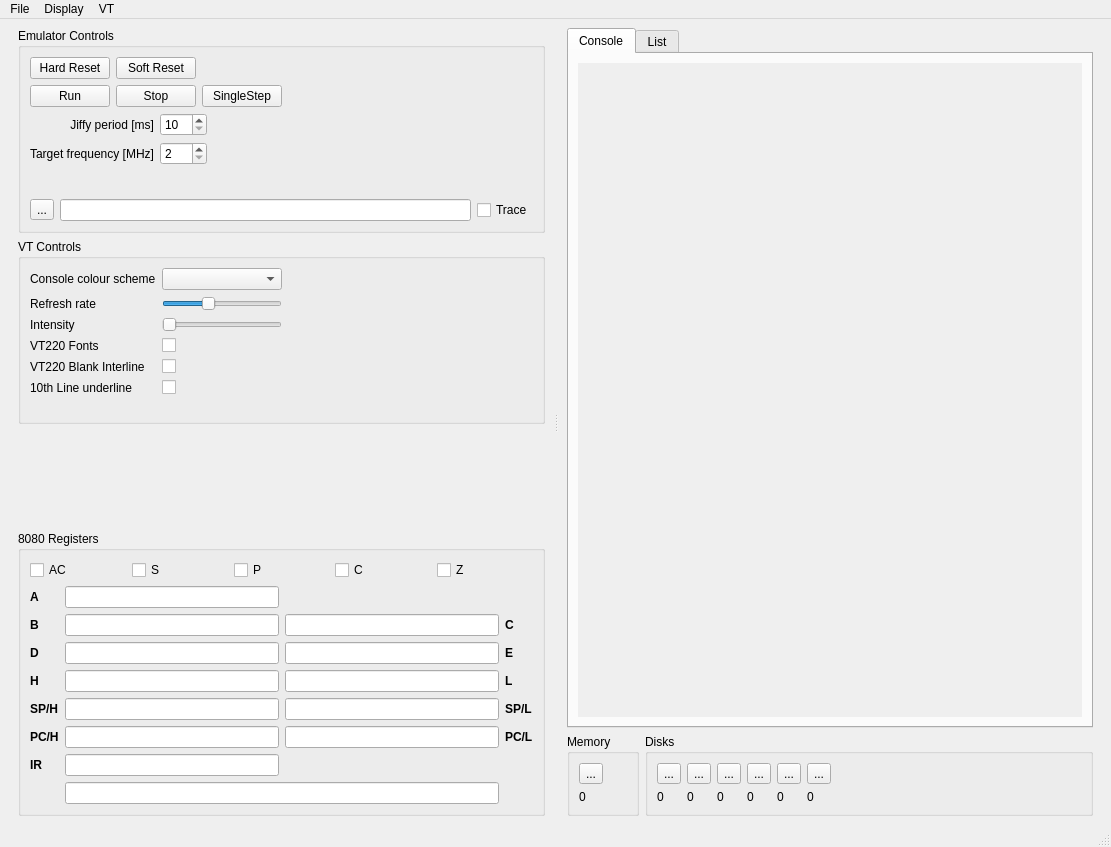
<?xml version="1.0" encoding="UTF-8"?>
<ui version="4.0">
 <class>cbMainWindow</class>
 <widget class="QMainWindow" name="cbMainWindow">
  <property name="geometry">
   <rect>
    <x>0</x>
    <y>0</y>
    <width>1111</width>
    <height>847</height>
   </rect>
  </property>
  <property name="windowTitle">
   <string>MainWindow</string>
  </property>
  <widget class="QWidget" name="centralwidget">
   <layout class="QVBoxLayout" name="verticalLayout_14">
    <item>
     <widget class="QSplitter" name="MainSplitter">
      <property name="orientation">
       <enum>Qt::Horizontal</enum>
      </property>
      <widget class="QWidget" name="layoutWidget2">
       <layout class="QVBoxLayout" name="verticalLayout_8">
        <property name="leftMargin">
         <number>9</number>
        </property>
        <property name="rightMargin">
         <number>9</number>
        </property>
        <item>
         <widget class="QGroupBox" name="groupBox_2">
          <property name="title">
           <string>Emulator Controls</string>
          </property>
          <layout class="QVBoxLayout" name="verticalLayout_6">
           <item>
            <layout class="QHBoxLayout" name="horizontalLayout">
             <item>
              <layout class="QGridLayout" name="gridLayout_4">
               <item row="0" column="0">
                <widget class="QPushButton" name="PB_HardReset">
                 <property name="text">
                  <string>Hard Reset</string>
                 </property>
                </widget>
               </item>
               <item row="0" column="1">
                <widget class="QPushButton" name="PB_SoftReset">
                 <property name="text">
                  <string>Soft Reset</string>
                 </property>
                </widget>
               </item>
               <item row="1" column="0">
                <widget class="QPushButton" name="PB_Run">
                 <property name="text">
                  <string>Run</string>
                 </property>
                </widget>
               </item>
               <item row="1" column="1">
                <widget class="QPushButton" name="PB_Stop">
                 <property name="text">
                  <string>Stop</string>
                 </property>
                </widget>
               </item>
               <item row="1" column="2">
                <widget class="QPushButton" name="PB_SingleStep">
                 <property name="text">
                  <string>SingleStep</string>
                 </property>
                </widget>
               </item>
              </layout>
             </item>
             <item>
              <spacer name="horizontalSpacer">
               <property name="orientation">
                <enum>Qt::Horizontal</enum>
               </property>
               <property name="sizeHint" stdset="0">
                <size>
                 <width>40</width>
                 <height>20</height>
                </size>
               </property>
              </spacer>
             </item>
            </layout>
           </item>
           <item>
            <layout class="QHBoxLayout" name="horizontalLayout_2">
             <item>
              <layout class="QGridLayout" name="gridLayout_5">
               <item row="0" column="1">
                <widget class="QSpinBox" name="sb_jiffy_period">
                 <property name="suffix">
                  <string/>
                 </property>
                 <property name="prefix">
                  <string/>
                 </property>
                 <property name="minimum">
                  <number>10</number>
                 </property>
                 <property name="maximum">
                  <number>100</number>
                 </property>
                </widget>
               </item>
               <item row="1" column="0">
                <widget class="QLabel" name="label_15">
                 <property name="text">
                  <string>Target frequency [MHz]</string>
                 </property>
                 <property name="alignment">
                  <set>Qt::AlignRight|Qt::AlignTrailing|Qt::AlignVCenter</set>
                 </property>
                </widget>
               </item>
               <item row="0" column="0">
                <widget class="QLabel" name="label_14">
                 <property name="toolTipDuration">
                  <number>-2</number>
                 </property>
                 <property name="text">
                  <string>Jiffy period [ms]</string>
                 </property>
                 <property name="alignment">
                  <set>Qt::AlignRight|Qt::AlignTrailing|Qt::AlignVCenter</set>
                 </property>
                </widget>
               </item>
               <item row="1" column="1">
                <widget class="QSpinBox" name="sb_target_frequency">
                 <property name="minimum">
                  <number>2</number>
                 </property>
                 <property name="maximum">
                  <number>200</number>
                 </property>
                </widget>
               </item>
              </layout>
             </item>
             <item>
              <spacer name="horizontalSpacer_6">
               <property name="orientation">
                <enum>Qt::Horizontal</enum>
               </property>
               <property name="sizeHint" stdset="0">
                <size>
                 <width>40</width>
                 <height>20</height>
                </size>
               </property>
              </spacer>
             </item>
            </layout>
           </item>
           <item>
            <spacer name="verticalSpacer">
             <property name="orientation">
              <enum>Qt::Vertical</enum>
             </property>
             <property name="sizeHint" stdset="0">
              <size>
               <width>20</width>
               <height>28</height>
              </size>
             </property>
            </spacer>
           </item>
           <item>
            <layout class="QHBoxLayout" name="horizontalLayout_6">
             <item>
              <widget class="QToolButton" name="TB_SelectTraceFile">
               <property name="text">
                <string>...</string>
               </property>
              </widget>
             </item>
             <item>
              <widget class="QLineEdit" name="LE_TraceFileName">
               <property name="readOnly">
                <bool>true</bool>
               </property>
              </widget>
             </item>
             <item>
              <widget class="QCheckBox" name="CB_DoTrace">
               <property name="text">
                <string>Trace</string>
               </property>
              </widget>
             </item>
            </layout>
           </item>
          </layout>
         </widget>
        </item>
        <item>
         <widget class="QGroupBox" name="groupBox">
          <property name="title">
           <string>VT Controls</string>
          </property>
          <layout class="QVBoxLayout" name="verticalLayout_3">
           <item>
            <layout class="QHBoxLayout" name="horizontalLayout_5">
             <item>
              <layout class="QGridLayout" name="gridLayout_2">
               <item row="0" column="0">
                <widget class="QLabel" name="label_2">
                 <property name="text">
                  <string>Console colour scheme</string>
                 </property>
                </widget>
               </item>
               <item row="0" column="1">
                <widget class="QComboBox" name="QCB_ConsoleColorScheme"/>
               </item>
               <item row="1" column="0">
                <widget class="QLabel" name="LabelConsoleRefreshRate">
                 <property name="text">
                  <string>Refresh rate</string>
                 </property>
                </widget>
               </item>
               <item row="1" column="1">
                <widget class="QSlider" name="SliderConsoleRefreshRate">
                 <property name="toolTip">
                  <string>Console refresh rate per second</string>
                 </property>
                 <property name="minimum">
                  <number>2</number>
                 </property>
                 <property name="maximum">
                  <number>50</number>
                 </property>
                 <property name="value">
                  <number>20</number>
                 </property>
                 <property name="tracking">
                  <bool>false</bool>
                 </property>
                 <property name="orientation">
                  <enum>Qt::Horizontal</enum>
                 </property>
                 <property name="tickPosition">
                  <enum>QSlider::NoTicks</enum>
                 </property>
                 <property name="tickInterval">
                  <number>0</number>
                 </property>
                </widget>
               </item>
               <item row="2" column="0">
                <widget class="QLabel" name="label_19">
                 <property name="text">
                  <string>Intensity</string>
                 </property>
                </widget>
               </item>
               <item row="2" column="1">
                <widget class="QSlider" name="QS_Intensity">
                 <property name="orientation">
                  <enum>Qt::Horizontal</enum>
                 </property>
                </widget>
               </item>
               <item row="3" column="0">
                <widget class="QLabel" name="label_21">
                 <property name="text">
                  <string>VT220 Fonts</string>
                 </property>
                </widget>
               </item>
               <item row="3" column="1">
                <widget class="QCheckBox" name="QCB_FontModeVt220">
                 <property name="text">
                  <string/>
                 </property>
                </widget>
               </item>
               <item row="4" column="0">
                <widget class="QLabel" name="label_18">
                 <property name="text">
                  <string>VT220 Blank Interline</string>
                 </property>
                </widget>
               </item>
               <item row="4" column="1">
                <widget class="QCheckBox" name="QCB_BlankInterline">
                 <property name="text">
                  <string/>
                 </property>
                </widget>
               </item>
               <item row="5" column="0">
                <widget class="QLabel" name="label_20">
                 <property name="text">
                  <string>10th Line underline</string>
                 </property>
                </widget>
               </item>
               <item row="5" column="1">
                <widget class="QCheckBox" name="QCB_UnderlineRow9">
                 <property name="text">
                  <string/>
                 </property>
                </widget>
               </item>
              </layout>
             </item>
             <item>
              <spacer name="horizontalSpacer_5">
               <property name="orientation">
                <enum>Qt::Horizontal</enum>
               </property>
               <property name="sizeHint" stdset="0">
                <size>
                 <width>18</width>
                 <height>20</height>
                </size>
               </property>
              </spacer>
             </item>
            </layout>
           </item>
           <item>
            <spacer name="verticalSpacer_4">
             <property name="orientation">
              <enum>Qt::Vertical</enum>
             </property>
             <property name="sizeHint" stdset="0">
              <size>
               <width>20</width>
               <height>17</height>
              </size>
             </property>
            </spacer>
           </item>
          </layout>
         </widget>
        </item>
        <item>
         <spacer name="verticalSpacer_5">
          <property name="orientation">
           <enum>Qt::Vertical</enum>
          </property>
          <property name="sizeHint" stdset="0">
           <size>
            <width>20</width>
            <height>18</height>
           </size>
          </property>
         </spacer>
        </item>
        <item>
         <widget class="QGroupBox" name="QGB_Registers">
          <property name="sizePolicy">
           <sizepolicy hsizetype="Preferred" vsizetype="Preferred">
            <horstretch>0</horstretch>
            <verstretch>0</verstretch>
           </sizepolicy>
          </property>
          <property name="title">
           <string>8080 Registers</string>
          </property>
          <property name="flat">
           <bool>false</bool>
          </property>
          <layout class="QVBoxLayout" name="verticalLayout">
           <item>
            <layout class="QVBoxLayout" name="verticalLayout_2">
             <item>
              <layout class="QHBoxLayout" name="horizontalLayout_3">
               <item>
                <widget class="QCheckBox" name="F_A">
                 <property name="toolTip">
                  <string>Aux Carry flag</string>
                 </property>
                 <property name="text">
                  <string>AC</string>
                 </property>
                </widget>
               </item>
               <item>
                <widget class="QCheckBox" name="F_S">
                 <property name="toolTip">
                  <string>Sign flag</string>
                 </property>
                 <property name="text">
                  <string>S</string>
                 </property>
                </widget>
               </item>
               <item>
                <widget class="QCheckBox" name="F_P">
                 <property name="toolTip">
                  <string>Parity Flag</string>
                 </property>
                 <property name="text">
                  <string>P</string>
                 </property>
                </widget>
               </item>
               <item>
                <widget class="QCheckBox" name="F_C">
                 <property name="toolTip">
                  <string>Carry flag</string>
                 </property>
                 <property name="text">
                  <string>C</string>
                 </property>
                </widget>
               </item>
               <item>
                <widget class="QCheckBox" name="F_Z">
                 <property name="toolTip">
                  <string>Zero flag</string>
                 </property>
                 <property name="text">
                  <string>Z</string>
                 </property>
                </widget>
               </item>
              </layout>
             </item>
             <item>
              <layout class="QGridLayout" name="gridLayout">
               <item row="0" column="0">
                <widget class="QLabel" name="label">
                 <property name="font">
                  <font>
                   <weight>75</weight>
                   <bold>true</bold>
                  </font>
                 </property>
                 <property name="text">
                  <string>A</string>
                 </property>
                </widget>
               </item>
               <item row="0" column="1">
                <widget class="QLineEdit" name="LE_A">
                 <property name="toolTip">
                  <string/>
                 </property>
                </widget>
               </item>
               <item row="1" column="0">
                <widget class="QLabel" name="label_3">
                 <property name="font">
                  <font>
                   <weight>75</weight>
                   <bold>true</bold>
                  </font>
                 </property>
                 <property name="text">
                  <string>B</string>
                 </property>
                </widget>
               </item>
               <item row="1" column="1">
                <widget class="QLineEdit" name="LE_B"/>
               </item>
               <item row="1" column="2">
                <widget class="QLineEdit" name="LE_C"/>
               </item>
               <item row="1" column="3">
                <widget class="QLabel" name="label_6">
                 <property name="font">
                  <font>
                   <weight>75</weight>
                   <bold>true</bold>
                  </font>
                 </property>
                 <property name="text">
                  <string>C</string>
                 </property>
                </widget>
               </item>
               <item row="2" column="0">
                <widget class="QLabel" name="label_4">
                 <property name="font">
                  <font>
                   <weight>75</weight>
                   <bold>true</bold>
                  </font>
                 </property>
                 <property name="text">
                  <string>D</string>
                 </property>
                </widget>
               </item>
               <item row="2" column="1">
                <widget class="QLineEdit" name="LE_D"/>
               </item>
               <item row="2" column="2">
                <widget class="QLineEdit" name="LE_E"/>
               </item>
               <item row="2" column="3">
                <widget class="QLabel" name="label_7">
                 <property name="font">
                  <font>
                   <weight>75</weight>
                   <bold>true</bold>
                  </font>
                 </property>
                 <property name="text">
                  <string>E</string>
                 </property>
                </widget>
               </item>
               <item row="3" column="0">
                <widget class="QLabel" name="label_5">
                 <property name="font">
                  <font>
                   <weight>75</weight>
                   <bold>true</bold>
                  </font>
                 </property>
                 <property name="text">
                  <string>H</string>
                 </property>
                </widget>
               </item>
               <item row="3" column="1">
                <widget class="QLineEdit" name="LE_H"/>
               </item>
               <item row="3" column="2">
                <widget class="QLineEdit" name="LE_L"/>
               </item>
               <item row="3" column="3">
                <widget class="QLabel" name="label_8">
                 <property name="font">
                  <font>
                   <weight>75</weight>
                   <bold>true</bold>
                  </font>
                 </property>
                 <property name="text">
                  <string>L</string>
                 </property>
                </widget>
               </item>
               <item row="4" column="0">
                <widget class="QLabel" name="label_9">
                 <property name="font">
                  <font>
                   <weight>75</weight>
                   <bold>true</bold>
                  </font>
                 </property>
                 <property name="text">
                  <string>SP/H</string>
                 </property>
                </widget>
               </item>
               <item row="4" column="1">
                <widget class="QLineEdit" name="LE_SPH"/>
               </item>
               <item row="4" column="2">
                <widget class="QLineEdit" name="LE_SPL"/>
               </item>
               <item row="4" column="3">
                <widget class="QLabel" name="label_10">
                 <property name="font">
                  <font>
                   <weight>75</weight>
                   <bold>true</bold>
                  </font>
                 </property>
                 <property name="text">
                  <string>SP/L</string>
                 </property>
                </widget>
               </item>
               <item row="5" column="0">
                <widget class="QLabel" name="label_11">
                 <property name="font">
                  <font>
                   <weight>75</weight>
                   <bold>true</bold>
                  </font>
                 </property>
                 <property name="text">
                  <string>PC/H</string>
                 </property>
                </widget>
               </item>
               <item row="5" column="1">
                <widget class="QLineEdit" name="LE_PCH"/>
               </item>
               <item row="5" column="2">
                <widget class="QLineEdit" name="LE_PCL"/>
               </item>
               <item row="5" column="3">
                <widget class="QLabel" name="label_12">
                 <property name="font">
                  <font>
                   <weight>75</weight>
                   <bold>true</bold>
                  </font>
                 </property>
                 <property name="text">
                  <string>PC/L</string>
                 </property>
                </widget>
               </item>
               <item row="6" column="0">
                <widget class="QLabel" name="label_13">
                 <property name="font">
                  <font>
                   <weight>75</weight>
                   <bold>true</bold>
                  </font>
                 </property>
                 <property name="text">
                  <string>IR</string>
                 </property>
                </widget>
               </item>
               <item row="6" column="1">
                <widget class="QLineEdit" name="LE_IR"/>
               </item>
               <item row="7" column="1" colspan="2">
                <widget class="QLineEdit" name="LE_DIS">
                 <property name="minimumSize">
                  <size>
                   <width>0</width>
                   <height>0</height>
                  </size>
                 </property>
                </widget>
               </item>
              </layout>
             </item>
            </layout>
           </item>
          </layout>
         </widget>
        </item>
       </layout>
      </widget>
      <widget class="QWidget" name="layoutWidget">
       <layout class="QVBoxLayout" name="verticalLayout_13">
        <property name="leftMargin">
         <number>9</number>
        </property>
        <property name="rightMargin">
         <number>9</number>
        </property>
        <item>
         <widget class="QTabWidget" name="OutputTabWidget">
          <property name="sizePolicy">
           <sizepolicy hsizetype="Preferred" vsizetype="Preferred">
            <horstretch>0</horstretch>
            <verstretch>5</verstretch>
           </sizepolicy>
          </property>
          <property name="currentIndex">
           <number>0</number>
          </property>
          <widget class="QWidget" name="Widget_Console">
           <attribute name="title">
            <string>Console</string>
           </attribute>
           <layout class="QVBoxLayout" name="verticalLayout_4">
            <item>
             <widget class="QScrollArea" name="scrollArea_3">
              <property name="frameShape">
               <enum>QFrame::NoFrame</enum>
              </property>
              <property name="widgetResizable">
               <bool>true</bool>
              </property>
              <widget class="QWidget" name="QW_Console">
               <property name="geometry">
                <rect>
                 <x>0</x>
                 <y>0</y>
                 <width>467</width>
                 <height>623</height>
                </rect>
               </property>
               <layout class="QVBoxLayout" name="verticalLayout_9">
                <item>
                 <layout class="QVBoxLayout" name="verticalLayout_7">
                  <item>
                   <spacer name="verticalSpacer_2">
                    <property name="orientation">
                     <enum>Qt::Vertical</enum>
                    </property>
                    <property name="sizeHint" stdset="0">
                     <size>
                      <width>20</width>
                      <height>40</height>
                     </size>
                    </property>
                   </spacer>
                  </item>
                  <item>
                   <layout class="QHBoxLayout" name="horizontalLayout_4">
                    <item>
                     <spacer name="horizontalSpacer_2">
                      <property name="orientation">
                       <enum>Qt::Horizontal</enum>
                      </property>
                      <property name="sizeHint" stdset="0">
                       <size>
                        <width>40</width>
                        <height>20</height>
                       </size>
                      </property>
                     </spacer>
                    </item>
                    <item>
                     <widget class="QFrame" name="QF_Console">
                      <property name="focusPolicy">
                       <enum>Qt::StrongFocus</enum>
                      </property>
                      <property name="frameShape">
                       <enum>QFrame::StyledPanel</enum>
                      </property>
                      <property name="frameShadow">
                       <enum>QFrame::Raised</enum>
                      </property>
                     </widget>
                    </item>
                    <item>
                     <spacer name="horizontalSpacer_3">
                      <property name="orientation">
                       <enum>Qt::Horizontal</enum>
                      </property>
                      <property name="sizeHint" stdset="0">
                       <size>
                        <width>40</width>
                        <height>20</height>
                       </size>
                      </property>
                     </spacer>
                    </item>
                   </layout>
                  </item>
                  <item>
                   <spacer name="verticalSpacer_3">
                    <property name="orientation">
                     <enum>Qt::Vertical</enum>
                    </property>
                    <property name="sizeHint" stdset="0">
                     <size>
                      <width>20</width>
                      <height>40</height>
                     </size>
                    </property>
                   </spacer>
                  </item>
                 </layout>
                </item>
               </layout>
              </widget>
             </widget>
            </item>
           </layout>
          </widget>
          <widget class="QWidget" name="tab_2">
           <attribute name="title">
            <string>List</string>
           </attribute>
           <layout class="QVBoxLayout" name="verticalLayout_11">
            <item>
             <widget class="QPlainTextEdit" name="QTE_List"/>
            </item>
           </layout>
          </widget>
         </widget>
        </item>
        <item>
         <layout class="QHBoxLayout" name="horizontalLayout_9">
          <item>
           <widget class="QGroupBox" name="groupBox_4">
            <property name="title">
             <string>Memory</string>
            </property>
            <layout class="QVBoxLayout" name="verticalLayout_12">
             <item>
              <layout class="QHBoxLayout" name="horizontalLayout_8">
               <item>
                <layout class="QVBoxLayout" name="verticalLayout_10">
                 <item>
                  <widget class="QToolButton" name="TB_Memory">
                   <property name="text">
                    <string>...</string>
                   </property>
                  </widget>
                 </item>
                 <item>
                  <widget class="QLabel" name="QL_Memory">
                   <property name="text">
                    <string>0</string>
                   </property>
                  </widget>
                 </item>
                </layout>
               </item>
              </layout>
             </item>
            </layout>
           </widget>
          </item>
          <item>
           <widget class="QGroupBox" name="groupBox_3">
            <property name="title">
             <string>Disks</string>
            </property>
            <layout class="QVBoxLayout" name="verticalLayout_5">
             <item>
              <layout class="QHBoxLayout" name="horizontalLayout_7">
               <item>
                <layout class="QGridLayout" name="gridLayout_3">
                 <item row="0" column="0">
                  <widget class="QToolButton" name="TB_Disk_0">
                   <property name="text">
                    <string>...</string>
                   </property>
                  </widget>
                 </item>
                 <item row="0" column="1">
                  <widget class="QToolButton" name="TB_Disk_1">
                   <property name="text">
                    <string>...</string>
                   </property>
                  </widget>
                 </item>
                 <item row="0" column="2">
                  <widget class="QToolButton" name="TB_Disk_2">
                   <property name="text">
                    <string>...</string>
                   </property>
                  </widget>
                 </item>
                 <item row="0" column="3">
                  <widget class="QToolButton" name="TB_Disk_3">
                   <property name="text">
                    <string>...</string>
                   </property>
                  </widget>
                 </item>
                 <item row="0" column="4">
                  <widget class="QToolButton" name="TB_Disk_4">
                   <property name="text">
                    <string>...</string>
                   </property>
                  </widget>
                 </item>
                 <item row="0" column="5">
                  <widget class="QToolButton" name="TB_Disk_5">
                   <property name="text">
                    <string>...</string>
                   </property>
                  </widget>
                 </item>
                 <item row="1" column="0">
                  <widget class="QLabel" name="QL_Disk_0">
                   <property name="text">
                    <string>0</string>
                   </property>
                  </widget>
                 </item>
                 <item row="1" column="1">
                  <widget class="QLabel" name="QL_Disk_1">
                   <property name="text">
                    <string>0</string>
                   </property>
                  </widget>
                 </item>
                 <item row="1" column="2">
                  <widget class="QLabel" name="QL_Disk_2">
                   <property name="text">
                    <string>0</string>
                   </property>
                  </widget>
                 </item>
                 <item row="1" column="3">
                  <widget class="QLabel" name="QL_Disk_3">
                   <property name="text">
                    <string>0</string>
                   </property>
                  </widget>
                 </item>
                 <item row="1" column="4">
                  <widget class="QLabel" name="QL_Disk_4">
                   <property name="text">
                    <string>0</string>
                   </property>
                  </widget>
                 </item>
                 <item row="1" column="5">
                  <widget class="QLabel" name="QL_Disk_5">
                   <property name="text">
                    <string>0</string>
                   </property>
                  </widget>
                 </item>
                </layout>
               </item>
               <item>
                <spacer name="horizontalSpacer_4">
                 <property name="orientation">
                  <enum>Qt::Horizontal</enum>
                 </property>
                 <property name="sizeHint" stdset="0">
                  <size>
                   <width>40</width>
                   <height>20</height>
                  </size>
                 </property>
                </spacer>
               </item>
              </layout>
             </item>
            </layout>
           </widget>
          </item>
         </layout>
        </item>
       </layout>
      </widget>
     </widget>
    </item>
   </layout>
  </widget>
  <widget class="QMenuBar" name="MenuBar">
   <property name="geometry">
    <rect>
     <x>0</x>
     <y>0</y>
     <width>1111</width>
     <height>26</height>
    </rect>
   </property>
   <widget class="QMenu" name="MenuFile">
    <property name="title">
     <string>File</string>
    </property>
    <addaction name="ActionFileTheme"/>
    <addaction name="separator"/>
    <addaction name="ActionFileExit"/>
   </widget>
   <widget class="QMenu" name="MenuDisplay">
    <property name="title">
     <string>Display</string>
    </property>
    <addaction name="ActionDisplayBinary"/>
    <addaction name="ActionDisplayOctal"/>
    <addaction name="ActionDisplayHex"/>
    <addaction name="ActionDisplayDecimal"/>
   </widget>
   <widget class="QMenu" name="MenuVT_Terminal">
    <property name="title">
     <string>VT</string>
    </property>
    <addaction name="ActionVTTest"/>
   </widget>
   <addaction name="MenuFile"/>
   <addaction name="MenuDisplay"/>
   <addaction name="MenuVT_Terminal"/>
  </widget>
  <widget class="QStatusBar" name="StatusBar"/>
  <action name="ActionFileExit">
   <property name="text">
    <string>Exit</string>
   </property>
  </action>
  <action name="ActionMemoryLoad">
   <property name="text">
    <string>Load</string>
   </property>
  </action>
  <action name="ActionDisplayBinary">
   <property name="checkable">
    <bool>true</bool>
   </property>
   <property name="checked">
    <bool>true</bool>
   </property>
   <property name="text">
    <string>Binary</string>
   </property>
  </action>
  <action name="ActionDisplayOctal">
   <property name="checkable">
    <bool>true</bool>
   </property>
   <property name="text">
    <string>Octal</string>
   </property>
  </action>
  <action name="ActionDisplayHex">
   <property name="checkable">
    <bool>true</bool>
   </property>
   <property name="text">
    <string>Hexadecimal</string>
   </property>
  </action>
  <action name="ActionDisplayDecimal">
   <property name="checkable">
    <bool>true</bool>
   </property>
   <property name="text">
    <string>Decimal</string>
   </property>
  </action>
  <action name="ActionVTTest">
   <property name="text">
    <string>Test</string>
   </property>
  </action>
  <action name="ActionFileTheme">
   <property name="text">
    <string>Theme</string>
   </property>
  </action>
 </widget>
 <resources/>
 <connections/>
</ui>
